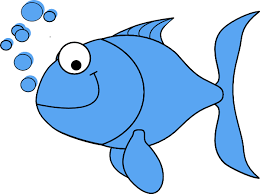
//> input picture inputImages/fish.png, 260 x 194 px
$ ./09_sobel   (built with g++ and OpenCV 4)
//> lines starting //> are read from the running program, lines starting //| are printed output that depends on the picture
/*
*   Author - Priyen Shah
*   Emp ID - 141541

Problem statement:

 Write a program for canny edge detection.
 Its a process of 4 modules viz.
 i) Gaussian smoothing
 ii) Sobel Edge detection
 iii) non-maximal suppression
 iv) Hysteresis Thresholding

*/

#include <opencv2/opencv.hpp>
#include <iostream>
#include <stdint.h>
#include <cmath>

void GaussianFilterCreation(float GKernel[][5])
{
    // intialising standard deviation to 1.0
    float sigma = 1.0;
    float r, s = 2.0 * sigma * sigma;

    // sum is for normalization
    float sum = 0.0;

    // generating 5x5 kernel
    for (int x = -2; x <= 2; x++) {
        for (int y = -2; y <= 2; y++) {
            r = sqrt(x * x + y * y);
            GKernel[x + 2][y + 2] = (exp(-(r * r) / s)) / (M_PI * s);
            sum += GKernel[x + 2][y + 2];
        }
    }

    // normalising the Kernel
    for (int i = 0; i < 5; ++i)
        for (int j = 0; j < 5; ++j)
            GKernel[i][j] /= sum;
}

int convolution_for_8_bit_mat(cv::Mat& inputImage, cv::Mat& outputImage, cv::Mat& kernel) {
    //Create a inputImage object of all zeros. The data type should be same as input image. Here unsigned int of 8 bits
    cv::Mat paddedImage = cv::Mat::zeros(inputImage.rows+kernel.rows-1,inputImage.cols+kernel.cols-1, CV_8U);

    //Padding of image
    //Add the input image in to the paddedImage inputImage obj. Leave the size of padding aside. So initialize the row and col counter accordingly
    for(int row=(int)kernel.rows/2;row<paddedImage.rows-(int)kernel.rows/2;row++) {
        for(int col=(int)kernel.cols/2;col<paddedImage.cols-(int)kernel.cols/2;col++) {
            // Ensure that the input image data is taken from zeroth index.
            paddedImage.at<uint8_t>(row, col) = inputImage.at<uint8_t>(row-(int)kernel.rows/2, col-(int)kernel.cols/2);
        }
    }

    //Convolve the image with the input filter
    for(int row=(int)kernel.rows/2; row<((paddedImage.rows)-(int)kernel.rows/2); row++) {
        for(int col=(int)kernel.cols/2; col<((paddedImage.cols)-(int)kernel.cols/2); col++) {
            int t_sum = 0;
            for(int k_row=-(int)kernel.rows/2; k_row<(kernel.rows-(int)kernel.rows/2); k_row++) {
                for(int k_col=-(int)kernel.cols/2; k_col<(kernel.cols-(int)kernel.cols/2); k_col++) {
                    t_sum += (int)((int)paddedImage.at<uint8_t>(row+k_row, col+k_col) * (float)kernel.at<float>(k_row+(int)kernel.rows/2, k_col+(int)kernel.cols/2));
                }
            }
            outputImage.at<uint8_t>(row-(int)kernel.rows/2, col-(int)kernel.cols/2) = t_sum;
        }
    }
}

int convolution_for_32_bit_mat(cv::Mat& inputImage, cv::Mat& outputImage, cv::Mat& kernel) {
    //Create a inputImage object of all zeros. The data type should be same as input image. Here unsigned int of 32 bits
    cv::Mat paddedImage = cv::Mat::zeros(inputImage.rows+kernel.rows-1,inputImage.cols+kernel.cols-1, CV_32F);

    //Padding of image
    for(int row=(int)kernel.rows/2;row<paddedImage.rows-(int)kernel.rows/2;row++) {
        for(int col=(int)kernel.cols/2;col<paddedImage.cols-(int)kernel.cols/2;col++) {
            // Ensure that the input image data is taken from zeroth index.
            paddedImage.at<float>(row, col) = inputImage.at<uint8_t>(row-(int)kernel.rows/2, col-(int)kernel.cols/2);
        }
    }

    //Convolution
    for(int row=(int)kernel.rows/2;row<((paddedImage.rows)-(int)kernel.rows/2);row++) {
        for(int col=(int)kernel.cols/2;col<((paddedImage.cols)-(int)kernel.cols/2);col++) {
            float t_sum = 0;
            for(int k_row=-(int)kernel.rows/2; k_row<(kernel.rows-(int)kernel.rows/2); k_row++) {
                for(int k_col=-(int)kernel.cols/2; k_col<(kernel.cols-(int)kernel.cols/2); k_col++) {
                    t_sum += (float)((float)paddedImage.at<float>(row+k_row, col+k_col) * (float)kernel.at<float>(k_row+(int)kernel.rows/2, k_col+(int)kernel.cols/2));
                }
            }
            outputImage.at<float>(row-(int)kernel.rows/2, col-(int)kernel.cols/2) = t_sum;
        }
    }
}

void gaussianBlur(cv::Mat& inputImage, cv::Mat& outputImage){

    float gaussianKernelData[5][5];
    GaussianFilterCreation(gaussianKernelData);
    cv::Mat gaussianKernel(5,5, CV_32F, gaussianKernelData);

    convolution_for_8_bit_mat(inputImage, outputImage, gaussianKernel);

    cv::imshow("blurred",outputImage);
}

void edgesX(cv::Mat& inputImage, cv::Mat& edgeImage){

    //Applying edge detection kernel for X direction
    float kernelData_For_X_direction[] = {-1, 0, 1,
                                          -2, 0, 2,
                                          -1, 0, 1};

    cv::Mat kernel_For_X_direction(3,3,CV_32F,kernelData_For_X_direction);
    convolution_for_32_bit_mat(inputImage, edgeImage, kernel_For_X_direction);

    cv::imshow("Edges along X", edgeImage);

}

void edgesY(cv::Mat& inputImage, cv::Mat& edgeImage){

    //Applying edge detection kernel for X direction
    float kernelData_For_Y_direction[] = {-1, -2, -1,
                                           0,  0,  0,
                                           1,  2,  1 };

    cv::Mat kernel_For_Y_direction(3,3,CV_32F,kernelData_For_Y_direction);
    convolution_for_32_bit_mat(inputImage, edgeImage, kernel_For_Y_direction);

    cv::imshow("Edges along Y", edgeImage);

}

cv::Mat computeGradientMagnitude(cv::Mat& edges_along_X, cv::Mat& edges_along_Y){
    //Initialize this matrix object as CV_32F as the calculated values will be floating in nature.
    cv::Mat gradientMatrix = cv::Mat::zeros(edges_along_X.rows, edges_along_X.cols, CV_32F);

    //Calculation of Gradient Magnitude
    for(int row=0; row<gradientMatrix.rows ;row++) {
        for(int col=0;col<gradientMatrix.cols;col++) {
            gradientMatrix.at<float>(row, col) = (float)sqrt(pow(edges_along_X.at<float>(row, col), 2)
                                                          + pow(edges_along_Y.at<float>(row, col), 2));
        }
    }

    //initialize some value as max value
    float maxValue = gradientMatrix.at<float>(0, 0);
    for(int row=0;row<gradientMatrix.rows;row++) {
        for(int col=0;col<gradientMatrix.cols;col++) {

            //Update max value if larger value found
            if(gradientMatrix.at<float>(row, col)>maxValue) {
                maxValue = gradientMatrix.at<float>(row, col);
            }
        }
    }

    //Normalize the entire image w.r.t max value to  retain the edges only.
    for(int row=0;row<gradientMatrix.rows;row++) {
        for(int col=0; col<gradientMatrix.cols; col++) {
            gradientMatrix.at<float>(row, col) *= 255/maxValue;
        }
    }


    for(int row=0;row<gradientMatrix.rows;row++) {
        for(int col=0;col<gradientMatrix.cols;col++) {
            gradientMatrix.at<float>(row, col) = (int)gradientMatrix.at<float>(row, col);
        }
    }

    cv::Mat output(gradientMatrix.rows,gradientMatrix.cols, CV_8U, cv::Scalar::all(0));

    //Covert the CV_32F image to CV_8U
    for(int row=0;row<gradientMatrix.rows;row++) {
        for(int col=0;col<gradientMatrix.cols;col++) {
            output.at<uchar>(row, col) = gradientMatrix.at<float>(row, col);
        }
    }
    return output;

}

void saveImageToFile(cv::Mat& image, std::string fileName){

    cv::imwrite(fileName, image);
    std::cout << "Output image saved as: " << fileName << std::endl;
}

int main(){

    cv::Mat inputImage = cv::imread("fish.png",0);
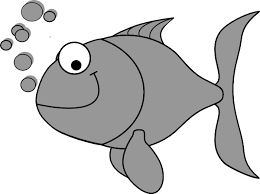
//> inputImage: 194 rows x 260 cols, CV_8UC1; min 0, max 255, mean 203.7
    cv::imshow("Input image", inputImage);

    cv::Mat blurredImage = cv::Mat::zeros(inputImage.rows, inputImage.cols, CV_8U);

    gaussianBlur(inputImage, blurredImage);
//> after the loop in convolution_for_8_bit_mat, `for(int row=(int)kernel.rows/2;row<paddedImage.rows-(int)kernel.rows/2..`:
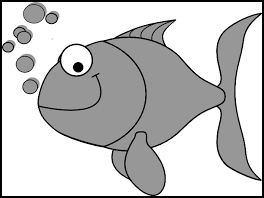
//> paddedImage: 198 rows x 264 cols, CV_8UC1; min 0, max 255, mean 196.5
//> after the loop in convolution_for_8_bit_mat, `for(int row=(int)kernel.rows/2; row<((paddedImage.rows)-(int)kernel.ro..`:
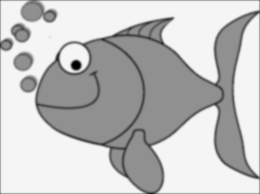
//> outputImage: 194 rows x 260 cols, CV_8UC1; min 0, max 245, mean 193.3

    cv::Mat edges_along_X = cv::Mat::zeros(inputImage.rows, inputImage.cols, CV_32F);
    cv::Mat edges_along_Y = cv::Mat::zeros(inputImage.rows, inputImage.cols, CV_32F);

    edgesX(blurredImage, edges_along_X);
//> after the loop in convolution_for_32_bit_mat, `for(int row=(int)kernel.rows/2;row<paddedImage.rows-(int)kernel.rows/2..`:
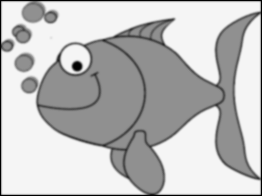
//> paddedImage: 196 rows x 262 cols, CV_32FC1; min 0, max 245, mean 189.9
//> after the loop in convolution_for_32_bit_mat, `for(int row=(int)kernel.rows/2;row<((paddedImage.rows)-(int)kernel.row..`:
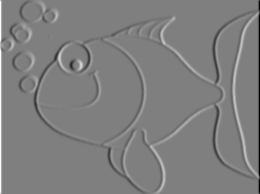
//> outputImage: 194 rows x 260 cols, CV_32FC1; min -936, max 936, mean 0; drawn with min black and max white
    edgesY(blurredImage, edges_along_Y);
//> after the loop in convolution_for_32_bit_mat (call 2), `for(int row=(int)kernel.rows/2;row<((paddedImage.rows)-(int)kernel.row..`:
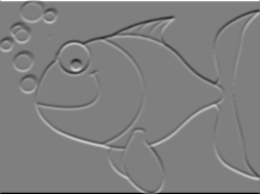
//> outputImage: 194 rows x 260 cols, CV_32FC1; min -936, max 936, mean -0.1; drawn with min black and max white

    cv::Mat sobelOutput = cv::Mat::zeros(inputImage.rows, inputImage.cols, CV_8U);
    sobelOutput = computeGradientMagnitude(edges_along_X, edges_along_Y);
//> after the loop in computeGradientMagnitude, `for(int row=0; row<gradientMatrix.rows ;row++)`:
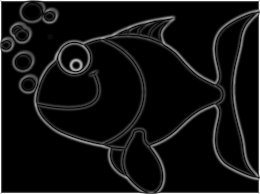
//> gradientMatrix: 194 rows x 260 cols, CV_32FC1; min 0, max 936, mean 66.7; drawn with min black and max white
//> in computeGradientMagnitude, `float maxValue = gradientMatrix.at<float>(0, 0);`: maxValue = 782.1
//> after the loop in computeGradientMagnitude, `for(int row=0;row<gradientMatrix.rows;row++)`: maxValue = 936
    cv::imshow("Sobel Output", sobelOutput);

    saveImageToFile(sobelOutput, "sobelEdgeOutput.jpg");

    cv::waitKey(0);
    cv::destroyAllWindows();
    return 0;
}

$ run again, with inputImages/chess.png copied over inputImages/fish.png
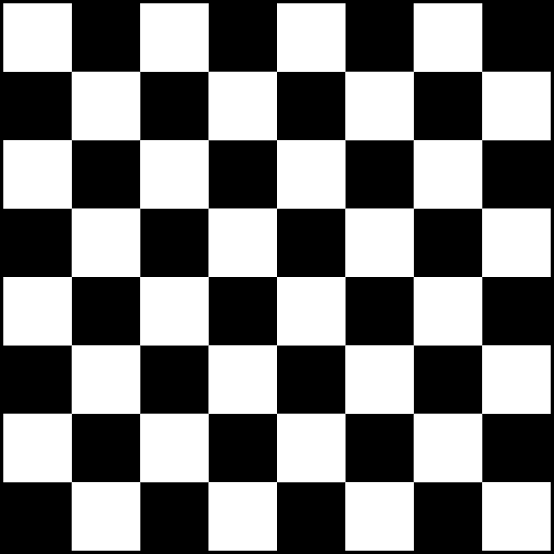
//> input picture inputImages/chess.png, 554 x 554 px
//> inputImage is the input picture: 554 rows x 554 cols, CV_8UC1; min 0, max 255, mean 125.1
//> after the loop in convolution_for_32_bit_mat (call 2), `for(int row=(int)kernel.rows/2;row<((paddedImage.rows)-(int)kernel.row..`:
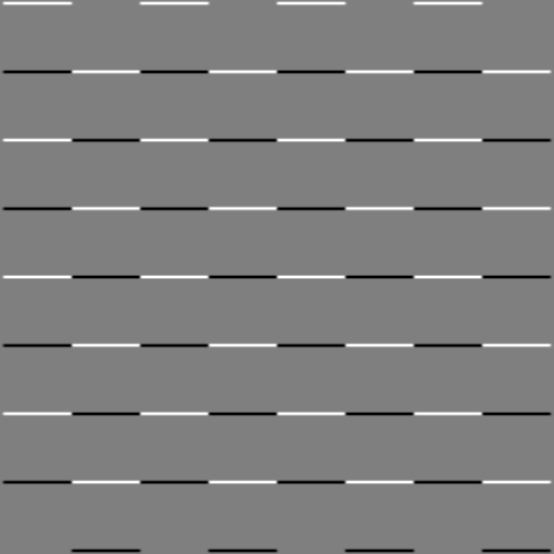
//> outputImage: 554 rows x 554 cols, CV_32FC1; min -648, max 648, mean 0; drawn with min black and max white
//> in computeGradientMagnitude, `float maxValue = gradientMatrix.at<float>(0, 0);`: maxValue = 0
//> the loop in computeGradientMagnitude, `for(int row=0;row<gradientMatrix.rows;row++)` made 554 passes
//> maxValue on passes 1 to 3: 32, 213, 548
//> after the loop in computeGradientMagnitude, `for(int row=0;row<gradientMatrix.rows;row++)`: maxValue = 648
//> after the loop in computeGradientMagnitude, `for(int row=0;row<gradientMatrix.rows;row++)`:
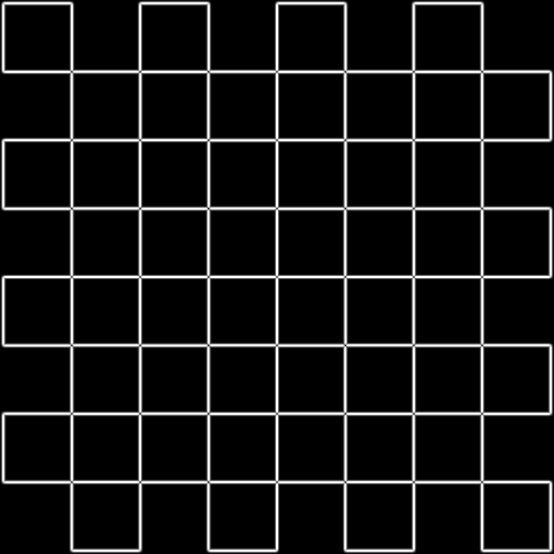
//> gradientMatrix: 554 rows x 554 cols, CV_32FC1; min 0, max 255, mean 21.3

$ run again, with inputImages/hessianInput.png copied over inputImages/fish.png
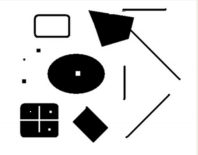
//> input picture inputImages/hessianInput.png, 198 x 155 px
//> after the loop in convolution_for_32_bit_mat (call 2), `for(int row=(int)kernel.rows/2;row<((paddedImage.rows)-(int)kernel.row..`:
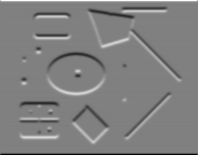
//> outputImage: 155 rows x 198 cols, CV_32FC1; min -936, max 924, mean 0.1; drawn with min black and max white
//> after the loop in computeGradientMagnitude, `for(int row=0; row<gradientMatrix.rows ;row++)`:
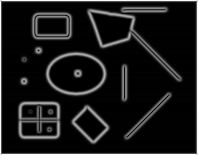
//> gradientMatrix: 155 rows x 198 cols, CV_32FC1; min 0, max 936, mean 93.4; drawn with min black and max white
//> in computeGradientMagnitude, `float maxValue = gradientMatrix.at<float>(0, 0);`: maxValue = 770.7
//> the loop in computeGradientMagnitude, `for(int row=0;row<gradientMatrix.rows;row++)` made 155 passes
//> maxValue on passes 1 to 3: 924, 924, 924
//> after the loop in computeGradientMagnitude, `for(int row=0;row<gradientMatrix.rows;row++)`: maxValue = 936
